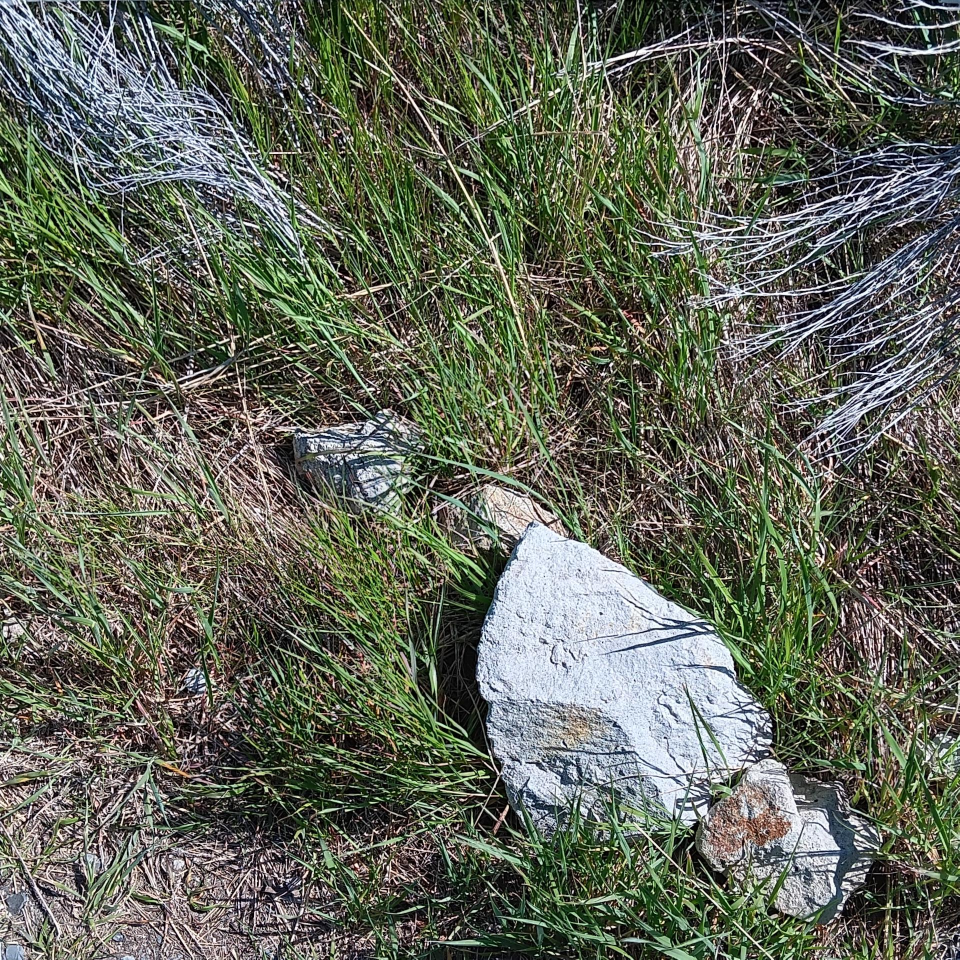
#> input picture test_photos_cropped/image_25.jpg, 1919 x 1919 px, found by its file name (shown at 1/2 size)
$ jupyter execute get_data_from_images.ipynb
#> lines starting #> are read from the running program, lines starting #| are printed output that depends on the picture; after the words box and inside, x2 and y2 are one past the last pixel; in counts of white or black regions, pixels touching at a corner belong together; long printed decimals are rounded
### functions.py
import numpy as np
import cv2
import re
import os
import sys
import glob
import napari
import spyndex
from matplotlib import pyplot as plt
from skimage import img_as_float, img_as_ubyte
import skimage.filters as skfil

# MAIN PROCESS FUNCTIONS
'''

1. Crop every image to its quadrat using the napari gui
2. Resize every image to the smallest length in the folder of photos
3. denoise images
4. Apply vegetation index
5. Convert pixel information into a csv

'''

# CROP TO QUADRAT
# [224 lines left out: functions crop_to_square, apply_vegetation_index, calc_live_plants_percentage, resize_square_imgs, not called in this run]


# Reorder the list of files for looping through
def reorder_file_paths(path):
    '''
    This function exists because I've rearranged the images so often that the operating system
    no longer stores them in number order (image_0, image_1, and so on). This function returns
    an ordered list of all the files that are currenty in the specified folder. It should be able
    to handle additions to the folder.

    Parameters:
        Path of the folder you want to loop through (In this format results/greenhouse_photos_thresholded/*
        for example. The asterisk is necessary or else the glob thingy won't work.)
    Returns:
        List of file paths to be run from the main project directory. It is in order of whatever
        number is in the filename.
    '''
    def sorting_function(path):
        # Grab a list containting the number found in the file path (includes multi-digit numbers)
        numbers = re.findall('\d+', path)

        # Return the numbers as integers if the list of numbers isn't empty. Return 0 otherwise
        return int(numbers[0]) if numbers else 0


    # Use the sorting_function on the list of paths so they will be sorted numerically.
    files = sorted(glob.glob(path), key=sorting_function)

    return files

# Apply otsu threshold to an image
# [108 lines left out: functions apply_otsu, matrix_xy_swap, reorder_quadrat_corners, extract_filename_number, calc_pixels_to_cm, not called in this run]

### development_files/get_data_from_images.ipynb
Getting the percentages asked for in the BRES survey

[cell 1]
# IMPORTING FUNCTIONS FROM DIFFERENT DIRECTORY
import sys
import os

# Add the directory containing your module to the Python path
module_path = os.path.abspath(os.path.join("C://Users//dusty//Documents//REU_2024//mtech_reu_plants"))
if module_path not in sys.path:
    sys.path.append(module_path)

import cv2
import numpy as np
import pandas as pd
from matplotlib import pyplot as plt
from skimage import img_as_ubyte
from functions import reorder_file_paths, extract_filename_number

[cell 2]
# Load in an image edited by a vegetative index
img = cv2.imread('../results/cropped_rgbvi_gray/image_25.jpg', 0)
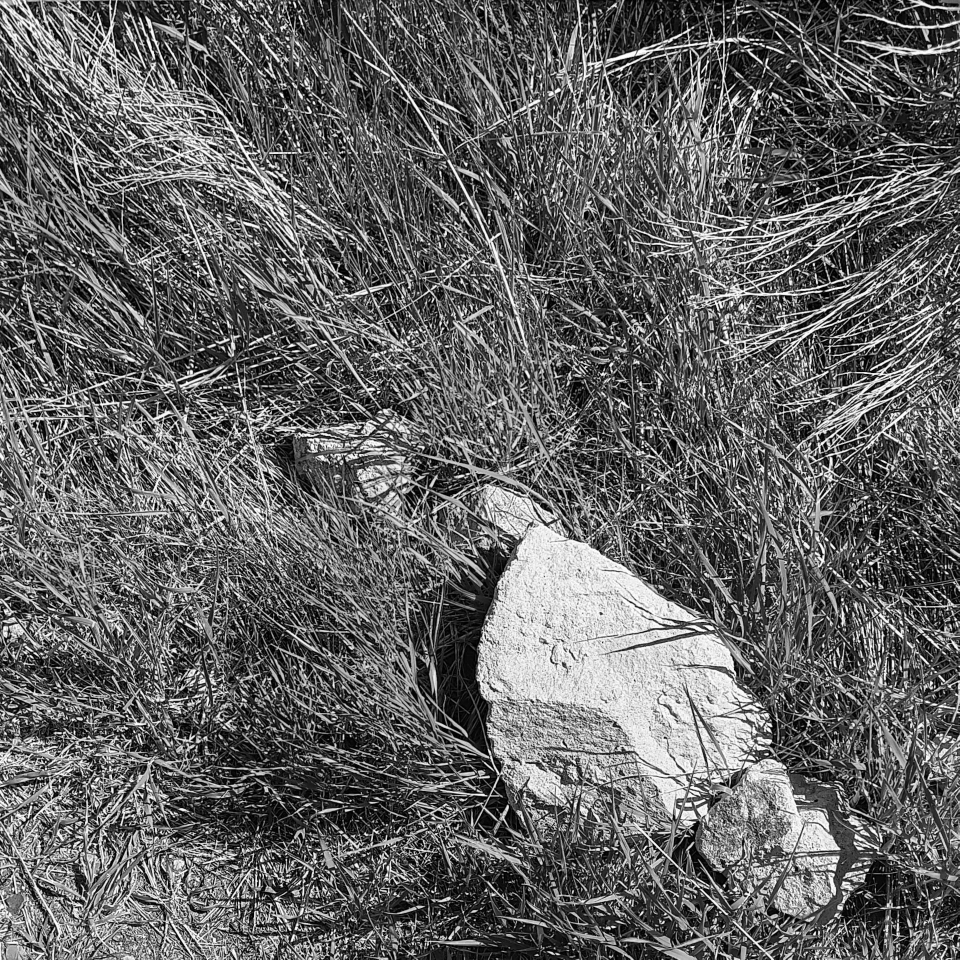
#> img: shape (1919, 1919) (shown at 1/2 size); min 0, max 255, mean 99.3

plt.hist(img.flat, bins=100)
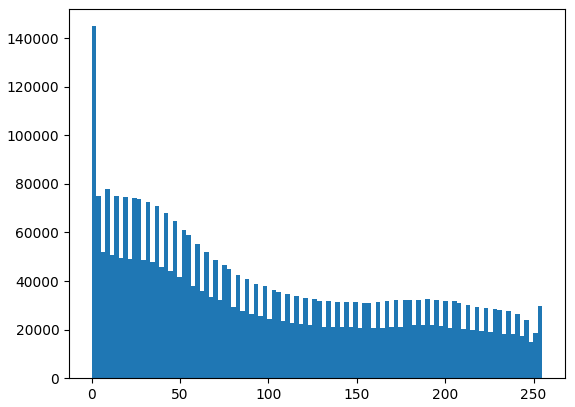
#> figure drawn by matplotlib, 1 panel; tallest bar 144877 high, from x = 0 to 2.55

[cell 3]
# Determine a threshold that will differentiate between green and not
binary = img >= 150
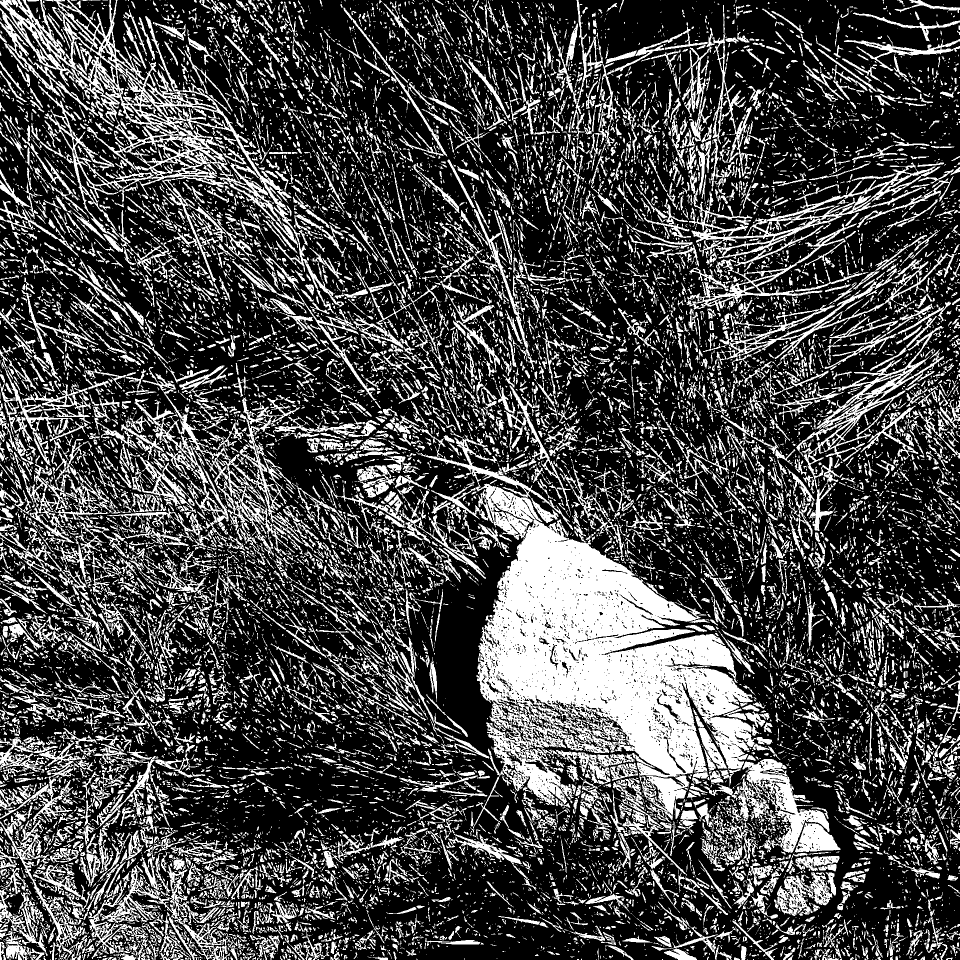
#> binary: shape (1919, 1919) bool (shown at 1/2 size); 28.6% white; 18067 white regions (12626 under 20 px), largest, box (x1, y1, x2, y2) and area: (779, 831, 1519, 1646) 186153, (0, 0, 688, 627) 52371, (269, 779, 607, 1112) 18894

plt.imshow(binary, cmap='gray')

Calculate how many pixels are within the threshold

[cell 4]
# Get the total amount of pixels
total_pixels = img.size
#> total_pixels = 3682561

green_pixels = np.count_nonzero(binary)
#> green_pixels = 1053921

percent_green = green_pixels / total_pixels
#> percent_green = 0.286

print(percent_green)
#| 0.2862

Now use a for loop to get one for every image

[cell 5]
# Get files in order
files = reorder_file_paths('../results\\cropped_rgbvi_gray\\*')
og_files = reorder_file_paths('../test_photos_cropped\\*')

$ run again, with test_photos_cropped/image_12.jpg copied over test_photos_cropped/image_25.jpg
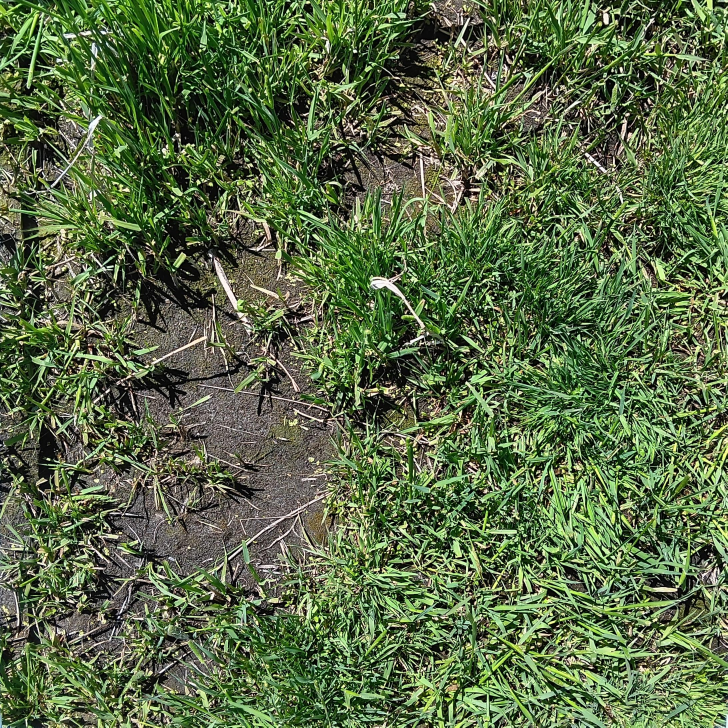
#> input picture test_photos_cropped/image_12.jpg, 2182 x 2182 px, found by its file name (shown at 1/3 size)
#> `[cell 2] # Load in an image edited by a vegetative index img = cv2.imr..`:
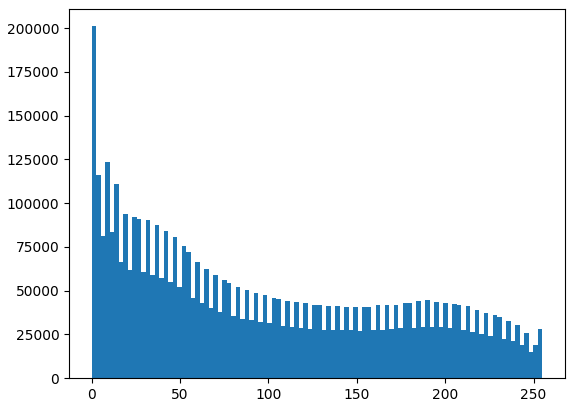
#> figure drawn by matplotlib, 1 panel; tallest bar 201142 high, from x = 0 to 2.55
#> `binary = img >= 150`:
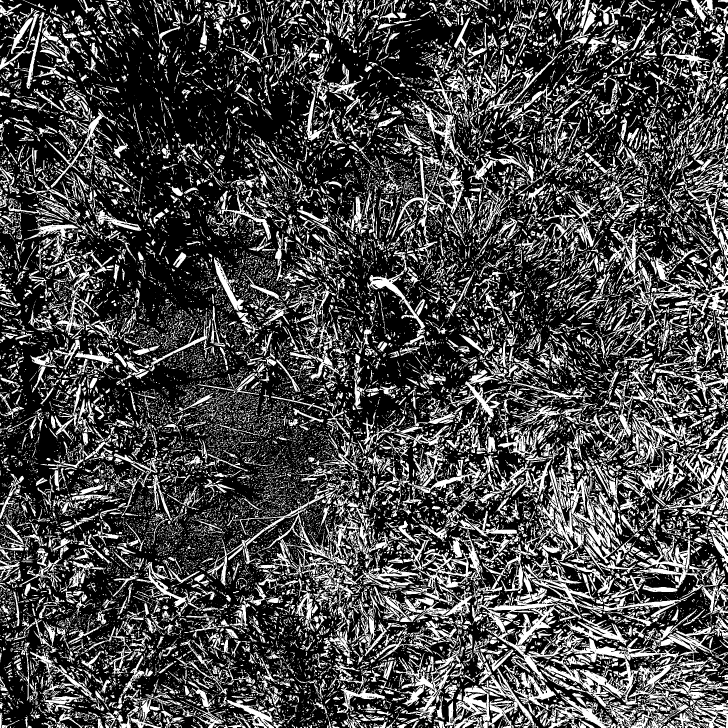
#> binary: shape (2182, 2182) bool (shown at 1/3 size); 28.5% white; 24499 white regions (17620 under 20 px), largest, box (x1, y1, x2, y2) and area: (1415, 1711, 2084, 2182) 54530, (1882, 1241, 2182, 1515) 14804, (1200, 1650, 1435, 1874) 14121
#> green_pixels = 1354692
#> percent_green = 0.285
#| 0.2845

$ run again, with test_photos_cropped/image_13.jpg copied over test_photos_cropped/image_25.jpg
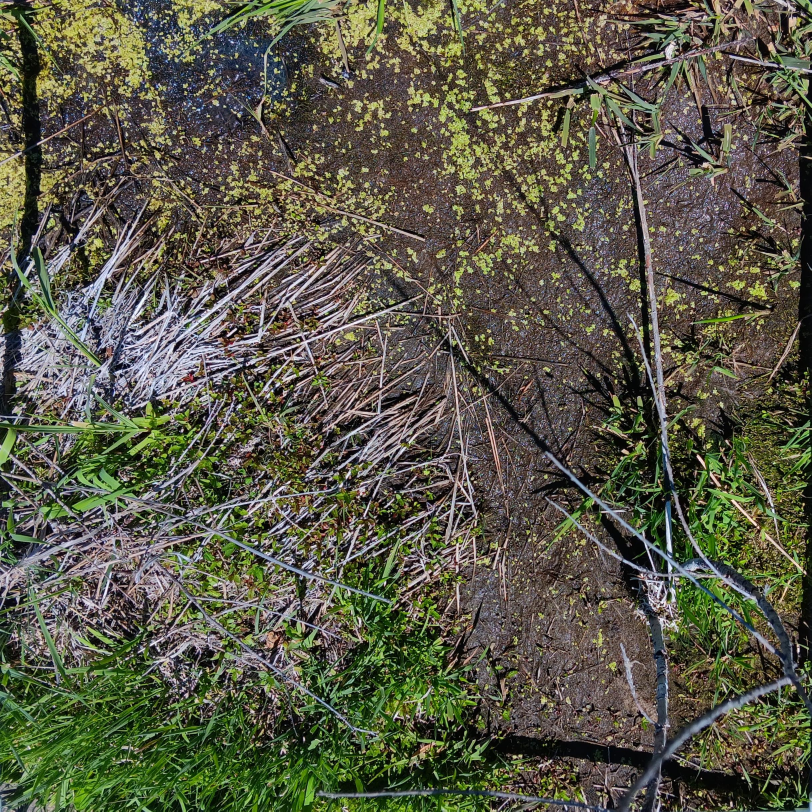
#> input picture test_photos_cropped/image_13.jpg, 2434 x 2434 px, found by its file name (shown at 1/3 size)
#> `[cell 2] # Load in an image edited by a vegetative index img = cv2.imr..`:
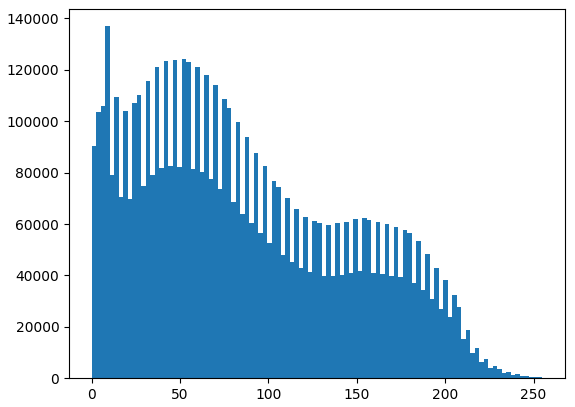
#> figure drawn by matplotlib, 1 panel; tallest bar 136994 high, from x = 7.65 to 10.2
#> `binary = img >= 150`:
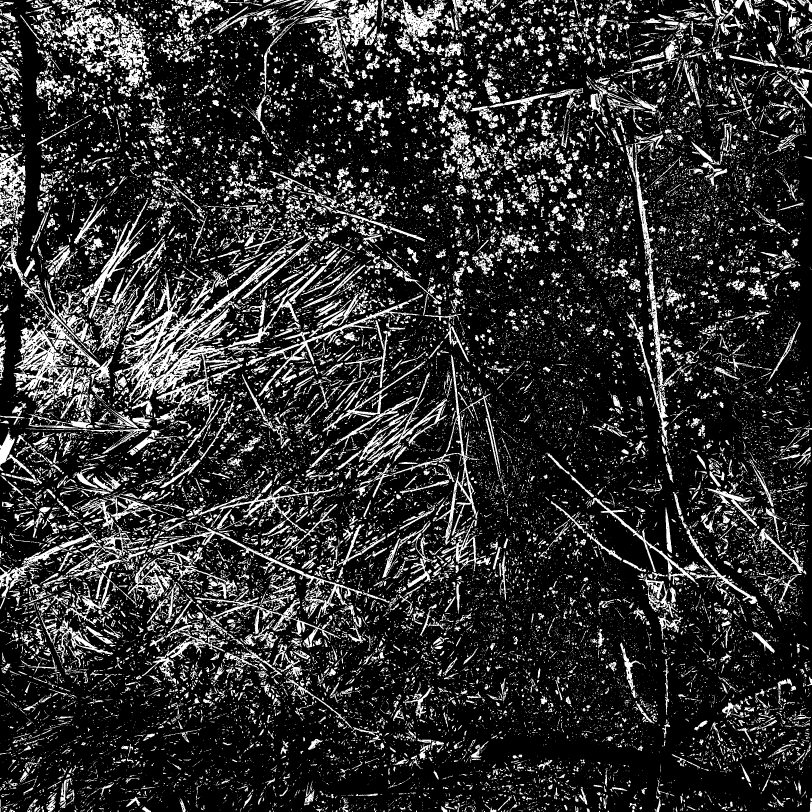
#> binary: shape (2434, 2434) bool (shown at 1/3 size); 19% white; 32904 white regions (26559 under 20 px), largest, box (x1, y1, x2, y2) and area: (364, 705, 924, 1262) 56106, (41, 950, 246, 1245) 16985, (968, 1083, 1342, 1386) 14269
#> green_pixels = 1127411
#> percent_green = 0.19
#| 0.1903

$ run again, with test_photos_cropped/image_14.jpg copied over test_photos_cropped/image_25.jpg
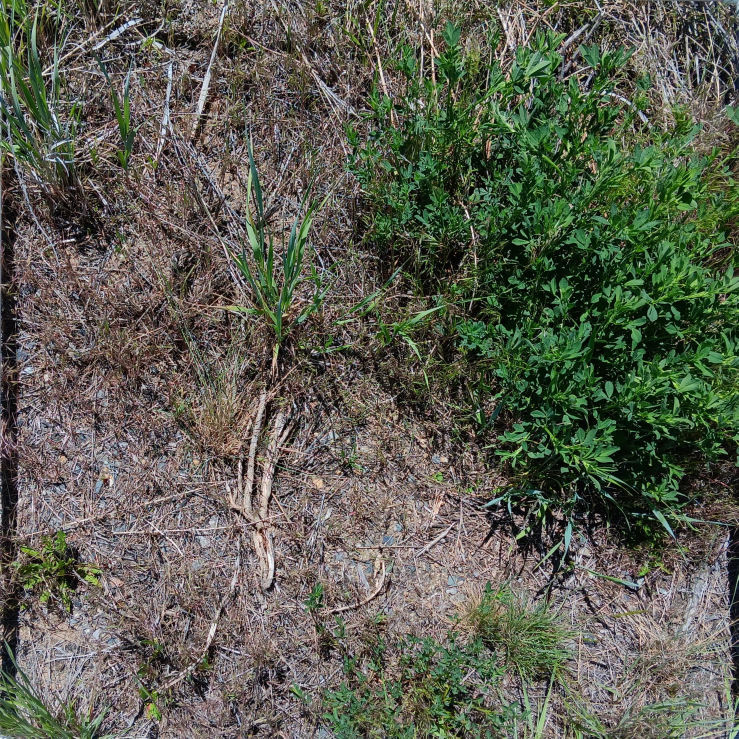
#> input picture test_photos_cropped/image_14.jpg, 2215 x 2215 px, found by its file name (shown at 1/3 size)
#> `[cell 2] # Load in an image edited by a vegetative index img = cv2.imr..`:
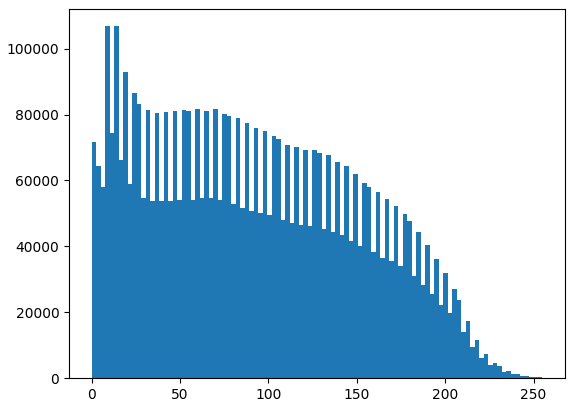
#> figure drawn by matplotlib, 1 panel; tallest bar 106819 high, from x = 7.65 to 10.2
#> `binary = img >= 150`:
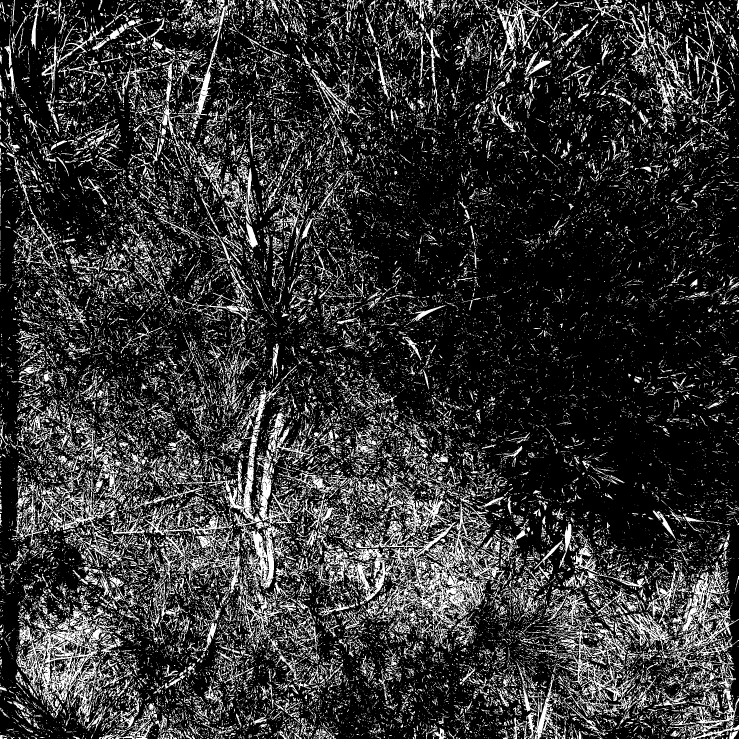
#> binary: shape (2215, 2215) bool (shown at 1/3 size); 20.4% white; 38111 white regions (30965 under 20 px), largest, box (x1, y1, x2, y2) and area: (1160, 1508, 1516, 1931) 33737, (49, 1830, 350, 2178) 28524, (622, 1327, 885, 1768) 21947
#> green_pixels = 1000913
#> percent_green = 0.204
#| 0.204
